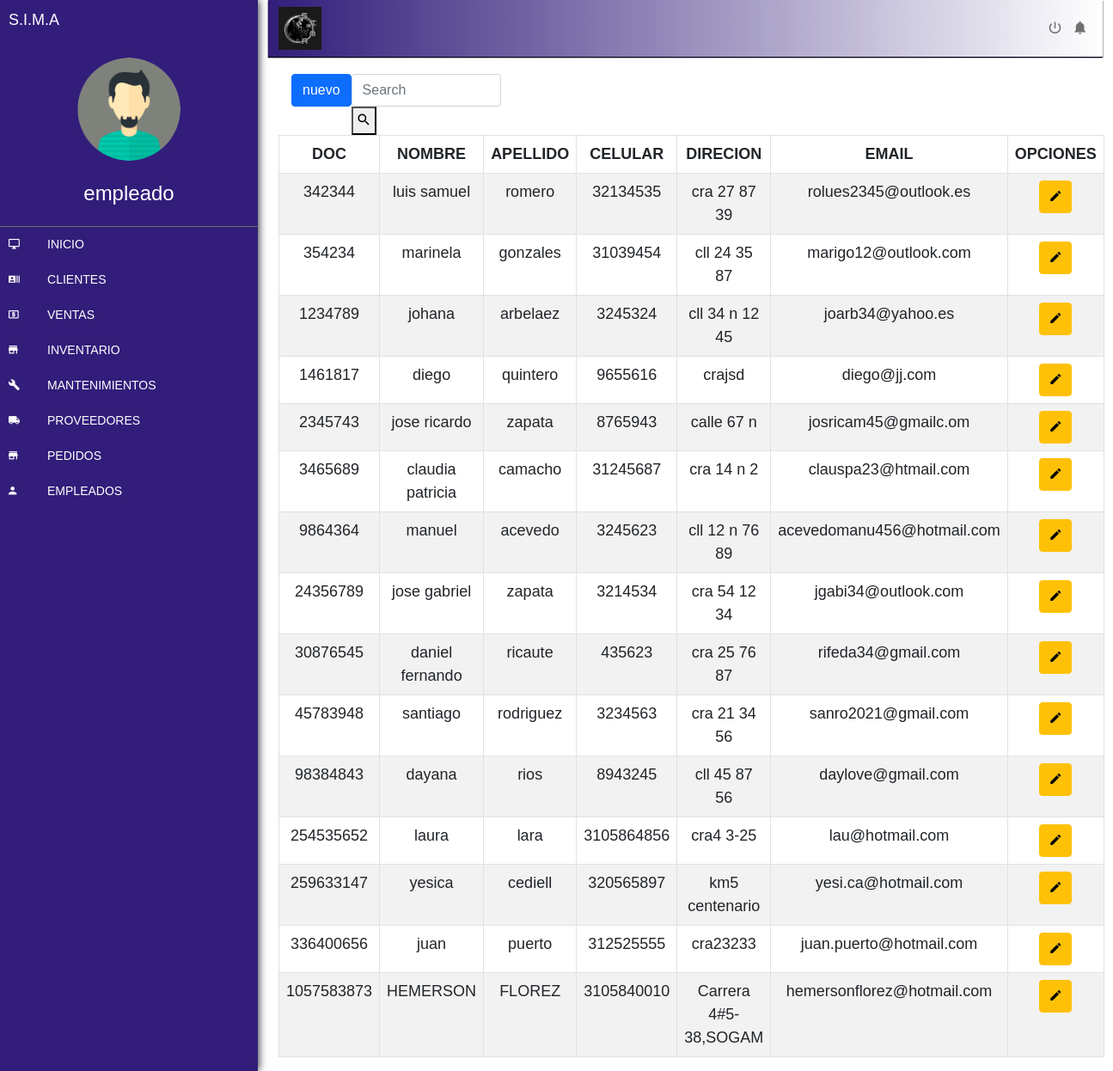
The page /vistas/clientes/clientes.php on the database as committed earlier.
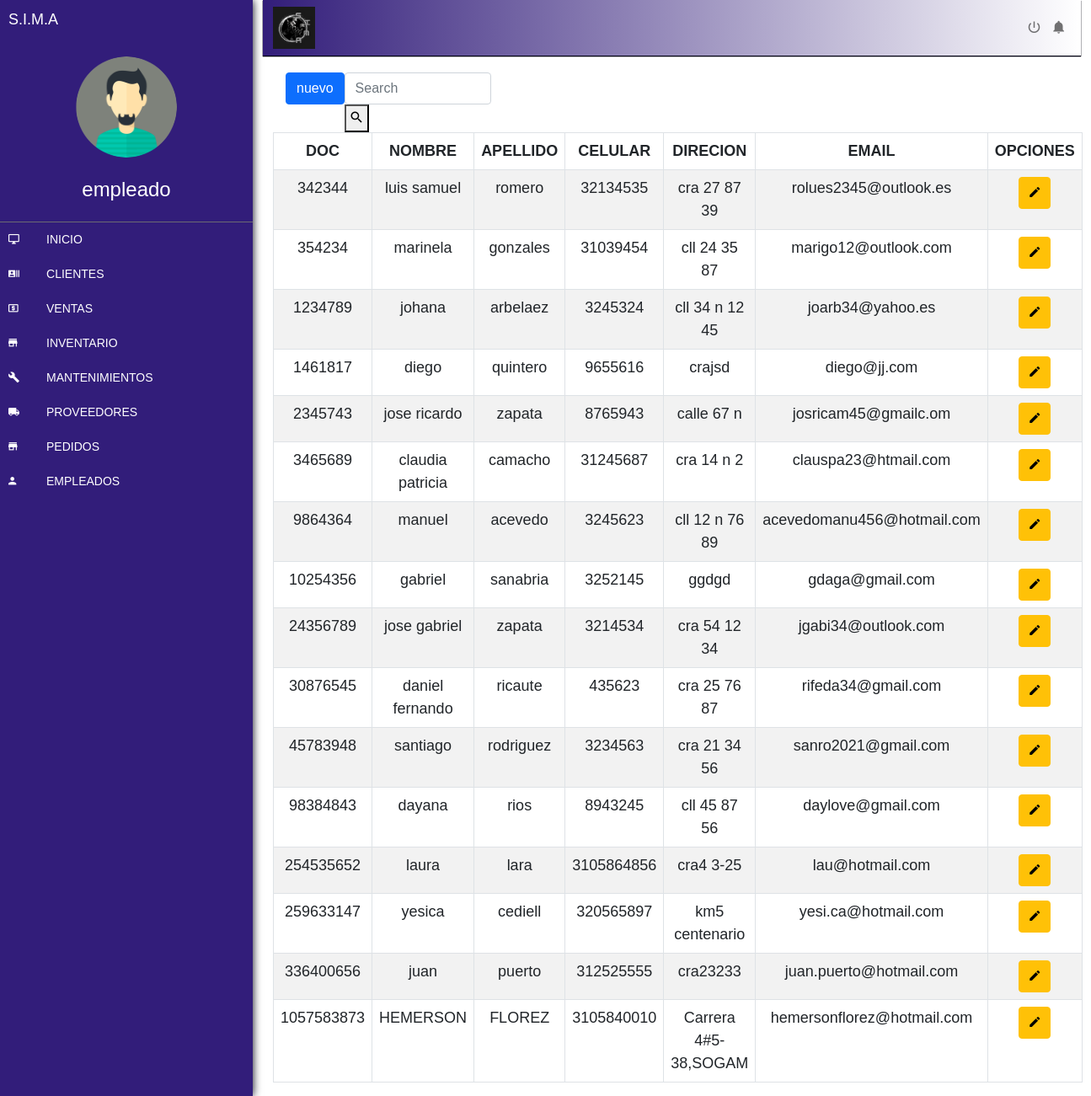
The same page on the database as committed later.
### tables this page shows
CREATE TABLE `cliente` (
  `id_cliente` int(20) NOT NULL,
  `nombre` varchar(50) NOT NULL,
  `apellido` varchar(50) NOT NULL,
  `telefono` bigint(14) NOT NULL,
  `direccion` varchar(20) NOT NULL,
  `e-mail` varchar(50) NOT NULL
);

### vistas/clientes/clientes.php (the view, shortened to what this page needs)
<?php
    include("../../modelos/database.php");
    include("../../templates/menulateral.php");
    include("../../templates/menusup.php");
?>
<!DOCTYPE html>
<html lang="en">
<head>
</head>
<body>
    <div class="container-fluid">
        <div class="row">
    <div class="col-12 d-inline-flex" >
        <div id="contenido" >
            <div class="row">
                <div class="col- form-check ">
                <button type="button" class="btn btn-primary " data-bs-toggle="modal" data-bs-target="#exampleModal">
                    nuevo
                </button>
            </div>
        </div>
    </div>
            <form class="form_search"method="get" action="clientesbusqueda.php">
                <input class="form-control form-control-dark w-75" type="text" name="dato_busqueda" placeholder="Search">
                <button class="nav-item" type="submit"  name="buscar"><i class = "zmdi zmdi-search"> </i></button>
            </form>
    </div>
    <div class="col-12 tabla">
        <div class="tabla-Cliente">
            <table class="table table-striped table-bordered">
                <thead>
                    <tr class="table">
                        <th scope="col">DOC</th>
                        <th scope="col">NOMBRE</th>
                        <th scope="col">APELLIDO</th>
                        <th scope="col">CELULAR</th>
                        <th scope="col">DIRECION</th>
                        <th scope="col">EMAIL</th>
                        <th scope="col">OPCIONES</th>
                    </tr>
                </thead>
                <tbody>
                    <?php
            $consulta="SELECT * from cliente";
            $resultado=mysqli_query($conn,$consulta);
            while($mostrar=mysqli_fetch_array($resultado)){
            ?>
                <tr>
                    <td><?php echo $mostrar ['id_cliente']?></td>
                    <td><?php echo $mostrar ['nombre']?></td>
                    <td><?php echo $mostrar ['apellido']?></td>
                    <td><?php echo $mostrar ['telefono']?></td>
                    <td><?php echo $mostrar ['direccion']?></td>
                    <td><?php echo $mostrar ['e-mail']?></td>
                    <td> <button class="btn btn-warning" type="#"><i class = "zmdi zmdi-edit"> </i></button> </td>
                </tr>
            <?php
            }
            ?>
                </tbody>
            </table>
        </div>
        </div>
        </div>
    </div>
</body>

Rows that differ between the two databases and show on the page:
added cliente: id_cliente "10254356", nombre "gabriel", apellido "sanabria", telefono "3252145", direccion "ggdgd", value "gdaga@gmail.com"
